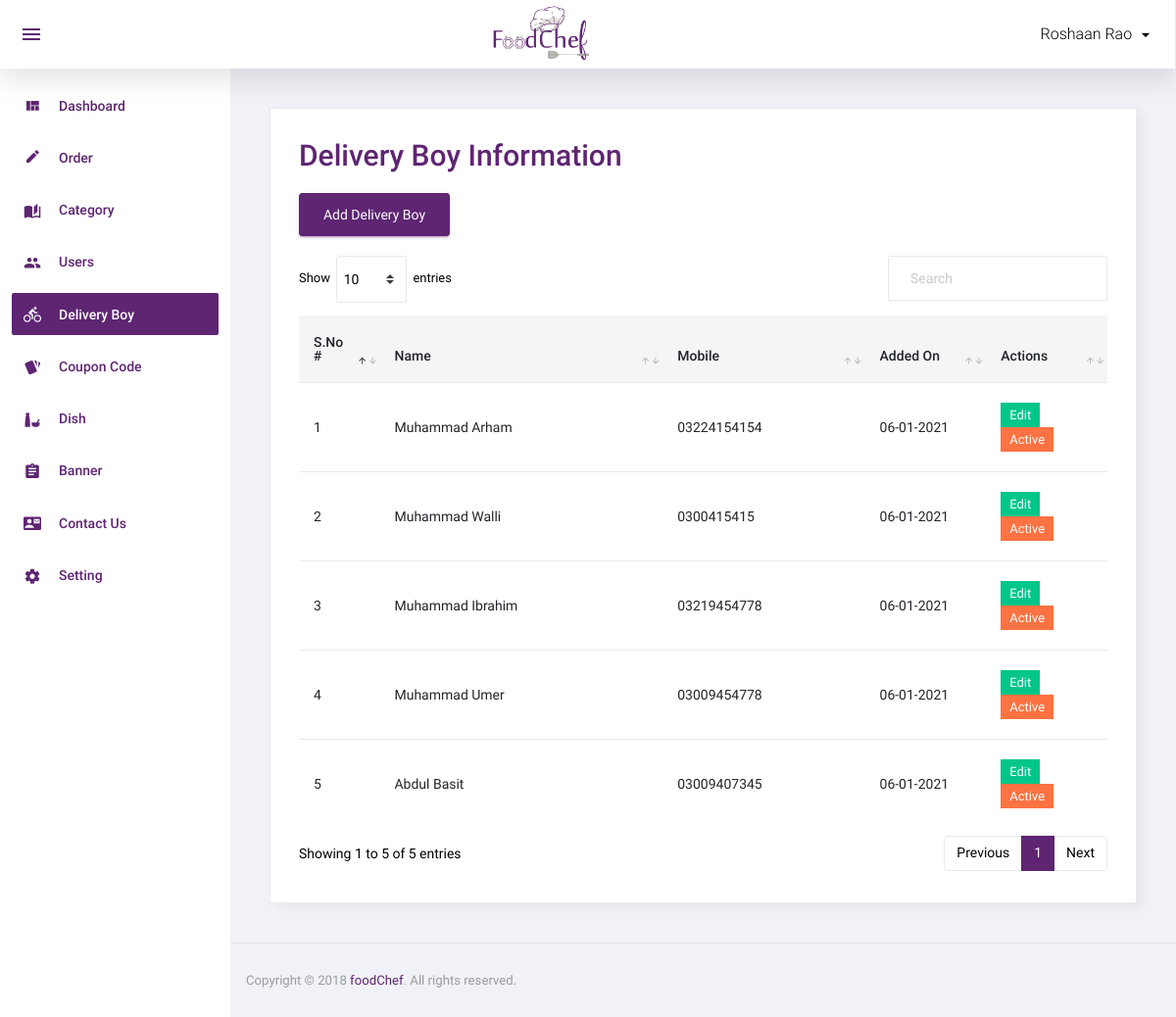
Page /admin/delivery_boy.php (signed in) on the committed database.
### tables this page shows
CREATE TABLE `delivery_boy` (
  `id` int(11) NOT NULL,
  `name` varchar(50) NOT NULL,
  `mobile` varchar(50) NOT NULL,
  `password` varchar(50) NOT NULL,
  `status` int(11) NOT NULL,
  `added_on` datetime NOT NULL
);

### admin/delivery_boy.php (the view, shortened to what this page needs)
<?php
include('top.php');
$sql="select * from delivery_boy order by id desc";
$res=mysqli_query($con,$sql);
?>
  <div class="card">
            <div class="card-body">
              <h1 class="grid_title text-primary">Delivery Boy Information</h1>
			  <a href="manage_delivery_boy.php" class="add_link"><button type="button" class="btn btn-primary">Add Delivery Boy</button></a>
			  <div class="row grid_box">
                <div class="col-12">
                  <div class="table-responsive">
                    <table id="order-listing" class="table">
                      <thead>
                        <tr>
                            <th width="10%">S.No #</th>
                            <th width="35%">Name</th>
                            <th width="25%">Mobile</th>
							<th width="15%">Added On</th>
                            <th width="20%">Actions</th>
                        </tr>
                      </thead>
                      <tbody>
                        <?php if(mysqli_num_rows($res)>0){
						$i=1;
						while($row=mysqli_fetch_assoc($res)){
						?>
						<tr>
                            <td><?php echo $i?></td>
                            <td><?php echo $row['name']?></td>
							<td><?php echo $row['mobile']?></td>
							<td>
							<?php
							$dateStr=strtotime($row['added_on']);
							echo date('d-m-Y',$dateStr);
							?>
							</td>
							<td>
								<a href="manage_delivery_boy.php?id=<?php echo $row['id']?>"><label class="badge badge-success hand_cursor">Edit</label></a>&nbsp;
								<?php
								if($row['status']==1){
								?>
								<a href="?id=<?php echo $row['id']?>&type=deactive"><label class="badge badge-danger hand_cursor">Active</label></a>
								<?php
								}else{
								?>
								<a href="?id=<?php echo $row['id']?>&type=active"><label class="badge badge-info hand_cursor">Deactive</label></a>
								<?php
								}
								?>
							</td>
                        </tr>
                        <?php
						$i++;
						} } else { ?>
						<tr>
							<td colspan="5">No data found</td>
						</tr>
						<?php } ?>
                      </tbody>
                    </table>
                  </div>
				</div>
              </div>
            </div>
          </div>
<?php include('footer.php');?>

### rows in the picture
delivery_boy: name "Muhammad Arham", mobile "03224154154", added_on "06-01-2021"
delivery_boy: name "Muhammad Walli", mobile "0300415415", added_on "06-01-2021"
delivery_boy: name "Muhammad Ibrahim", mobile "03219454778", added_on "06-01-2021"
delivery_boy: name "Muhammad Umer", mobile "03009454778", added_on "06-01-2021"
delivery_boy: name "Abdul Basit", mobile "03009407345", added_on "06-01-2021"

### other values in the picture
$_SESSION['ADMIN_USER'] "Roshaan Rao"
